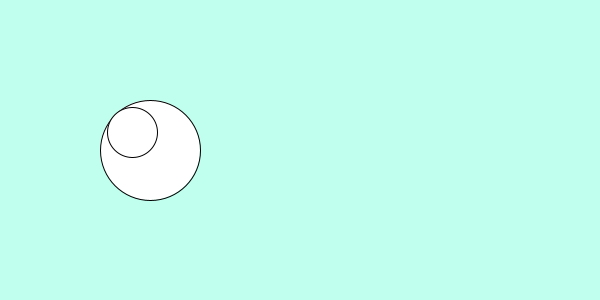
Frame 1 (no input)
Frame 60 (the mouse pressed at the canvas centre just before this capture): identical to frame 1, image omitted
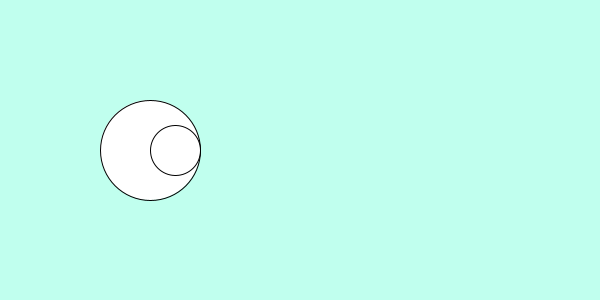
Frame 120 (the mouse held since frame 60 and released just before this capture)

The Processing sketch that drew these frames (run headless with seeded random() and noise(); from frame 60 on, the mouse is pressed at the canvas centre):

// Processing sketch: week04_01
// ── week04_01.pde
//week04_01_atan2_dy_dx_cos_sin
void setup(){
  size(600,300);
}
void draw(){
  background(#C0FFEE); //粉青咖啡色
  ellipse(150,150,100,100); //大眼睛
  float dx = mouseX-150 , dy = mouseY-150; 
  float a = atan2(dy,dx); //算出角度
  ellipse(150+cos(a)*25, 150+sin(a)*25, 50, 50);
  //ellipse(150+25,150,50,50);
}
